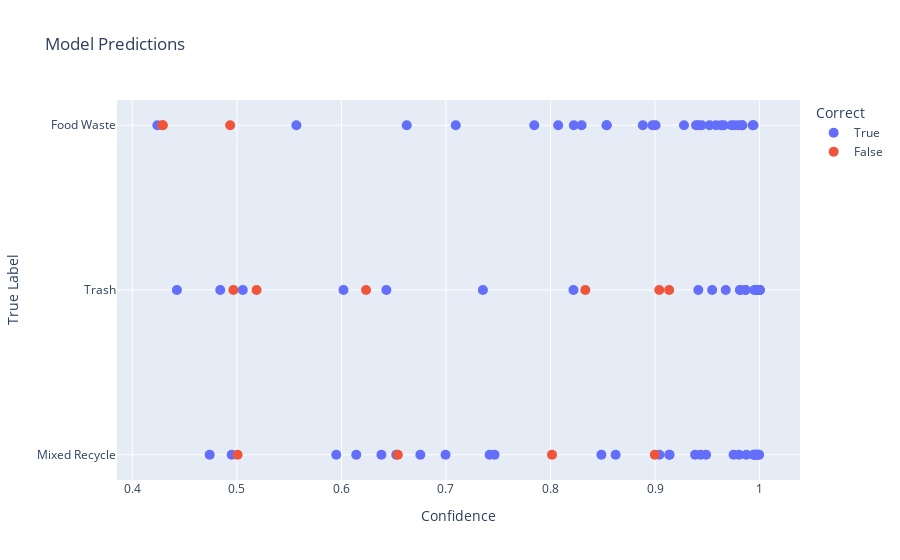

The notebook cell this image was saved under:
### Code cell
import plotly.express as px

# Get class labels and predictions
class_labels = list(test_generator.class_indices.keys())
predictions = model.predict(test_generator)
predicted_classes = np.argmax(predictions, axis=1)

# Create a DataFrame for visualization
data = pd.DataFrame({
    'Image Path': test_generator.filepaths,
    'True Label': [class_labels[i] for i in test_generator.classes],
    'Predicted Label': [class_labels[i] for i in predicted_classes],
    'Correct': predicted_classes == test_generator.classes
})

# Add confidence scores for predictions
data['Confidence'] = predictions.max(axis=1)

# Function to display interactive scrollable visualization
def display_scrollable_predictions(data, num_images=20):
    # Select a subset for display (or the entire dataset)
    display_data = data.sample(n=num_images)  # Random sample of predictions
    display_data['Image'] = display_data['Image Path'].apply(lambda path: f"<img src='{path}' style='max-width:150px;'>")
    
    fig = px.scatter(
        display_data,
        x='Confidence',
        y='True Label',
        color='Correct',
        hover_data={
            'Image Path': False,
            'True Label': True,
            'Predicted Label': True,
            'Confidence': ':.2f',
            'Image': True
        },
        title='Model Predictions'
    )
    fig.update_traces(marker=dict(size=10), hovertemplate="%{customdata[0]}<br>True: %{customdata[1]}<br>Pred: %{customdata[2]}<br>Conf: %{customdata[3]}")
    fig.show()

# Display predictions
display_scrollable_predictions(data, num_images=100)  # Customize num_images

### Figure 1 — Plotly figure (JSON) as saved in the notebook; plotly's stock layout.template omitted (floating-point values rounded to 4 significant figures; data arrays with more than 128 entries replaced by an {"elided": "..."} marker saying what was removed)
{"data": [{"customdata": {"elided": "87x3 str values"}, "hovertemplate": "%{customdata[0]}<br>True: %{customdata[1]}<br>Pred: %{customdata[2]}<br>Conf: %{customdata[3]}", "legendgroup": "True", "marker": {"color": "#636efa", "size": 10, "symbol": "circle"}, "mode": "markers", "name": "True", "orientation": "h", "showlegend": true, "type": "scatter", "x": [0.5951, 0.9815, 0.998, 0.4427, 0.9946, 0.9811, 0.9413, 0.474, 0.9965, 0.8219, 0.9834, 0.6625, 0.9999, 0.9987, 0.9276, 0.424, 0.7094, 0.9989, 0.8486, 0.8073, 0.9657, 0.999, 0.7418, 0.9999, 0.7465, 0.9995, 0.9983, 0.6142, 0.9996, 0.9758, 0.9933, 0.8537, 0.9999, 0.5057, 0.9985, 0.7845, 0.9803, 0.9832, 0.9383, 0.9986, 0.8297, 0.4951, 0.6525, 0.9873, 0.8975, 0.8537, 0.602, 0.9941, 0.8623, 0.9137, 0.557, 0.9546, 0.9965, 0.9796, 1.0, 0.643, 0.9392, 0.9446, 0.9488, 0.6996, 0.9865, 0.9676, 0.8223, 0.9995, 0.9987, 0.9864, 0.9436, 1.0, 0.6383, 0.9521, 0.7353, 0.9582, 0.8883, 0.9412, 0.9949, 0.9959, 0.9751, 0.4841, 0.9631, 0.9041, 0.9004, 0.9731, 0.9942, 1.0, 0.9137, 0.9984, 0.6755], "xaxis": "x", "y": ["Mixed Recycle", "Trash", "Mixed Recycle", "Trash", "Mixed Recycle", "Trash", "Trash", "Mixed Recycle", "Trash", "Trash", "Food Waste", "Food Waste", "Trash", "Trash", "Food Waste", "Food Waste", "Food Waste", "Mixed Recycle", "Mixed Recycle", "Food Waste", "Food Waste", "Trash", "Mixed Recycle", "Trash", "Mixed Recycle", "Mixed Recycle", "Trash", "Mixed Recycle", "Trash", "Food Waste", "Food Waste", "Food Waste", "Trash", "Trash", "Trash", "Food Waste", "Mixed Recycle", "Food Waste", "Mixed Recycle", "Trash", "Food Waste", "Mixed Recycle", "Mixed Recycle", "Mixed Recycle", "Food Waste", "Food Waste", "Trash", "Food Waste", "Mixed Recycle", "Mixed Recycle", "Food Waste", "Trash", "Mixed Recycle", "Food Waste", "Trash", "Trash", "Food Waste", "Food Waste", "Mixed Recycle", "Mixed Recycle", "Trash", "Trash", "Food Waste", "Trash", "Trash", "Trash", "Mixed Recycle", "Trash", "Mixed Recycle", "Food Waste", "Trash", "Food Waste", "Food Waste", "Food Waste", "Trash", "Mixed Recycle", "Mixed Recycle", "Trash", "Food Waste", "Mixed Recycle", "Food Waste", "Food Waste", "Mixed Recycle", "Trash", "Mixed Recycle", "Trash", "Mixed Recycle"], "yaxis": "y"}, {"customdata": [["waste-images/test/Trash/real_world_Image_223.png", "Mixed Recycle", "<img src='waste-images/test/Trash/real_world_Image_223.png' style='max-width:150px;'>"], ["waste-images/test/Mixed Recycle/real_world_Image_184.png", "Trash", "<img src='waste-images/test/Mixed Recycle/real_world_Image_184.png' style='max-width:150px;'>"], ["waste-images/test/Trash/default_Image_236.png", "Food Waste", "<img src='waste-images/test/Trash/default_Image_236.png' style='max-width:150px;'>"], ["waste-images/test/Food Waste/default_Image_174.png", "Trash", "<img src='waste-images/test/Food Waste/default_Image_174.png' style='max-width:150px;'>"], ["waste-images/test/Trash/real_world_Image_131.png", "Food Waste", "<img src='waste-images/test/Trash/real_world_Image_131.png' style='max-width:150px;'>"], ["waste-images/test/Trash/real_world_Image_230.png", "Food Waste", "<img src='waste-images/test/Trash/real_world_Image_230.png' style='max-width:150px;'>"], ["waste-images/test/Trash/default_Image_45.png", "Food Waste", "<img src='waste-images/test/Trash/default_Image_45.png' style='max-width:150px;'>"], ["waste-images/test/Food Waste/real_world_Image_219.png", "Mixed Recycle", "<img src='waste-images/test/Food Waste/real_world_Image_219.png' style='max-width:150px;'>"], ["waste-images/test/Trash/real_world_Image_229.png", "Food Waste", "<img src='waste-images/test/Trash/real_world_Image_229.png' style='max-width:150px;'>"], ["waste-images/test/Food Waste/default_Image_103.png", "Trash", "<img src='waste-images/test/Food Waste/default_Image_103.png' style='max-width:150px;'>"], ["waste-images/test/Mixed Recycle/default_Image_132.png", "Food Waste", "<img src='waste-images/test/Mixed Recycle/default_Image_132.png' style='max-width:150px;'>"], ["waste-images/test/Mixed Recycle/default_Image_136.png", "Food Waste", "<img src='waste-images/test/Mixed Recycle/default_Image_136.png' style='max-width:150px;'>"], ["waste-images/test/Mixed Recycle/default_Image_214.png", "Food Waste", "<img src='waste-images/test/Mixed Recycle/default_Image_214.png' style='max-width:150px;'>"]], "hovertemplate": "%{customdata[0]}<br>True: %{customdata[1]}<br>Pred: %{customdata[2]}<br>Conf: %{customdata[3]}", "legendgroup": "False", "marker": {"color": "#EF553B", "size": 10, "symbol": "circle"}, "mode": "markers", "name": "False", "orientation": "h", "showlegend": true, "type": "scatter", "x": [0.4967, 0.5007, 0.8333, 0.4936, 0.6236, 0.5188, 0.9135, 0.4292, 0.904, 0.4287, 0.8015, 0.654, 0.8997], "xaxis": "x", "y": ["Trash", "Mixed Recycle", "Trash", "Food Waste", "Trash", "Trash", "Trash", "Food Waste", "Trash", "Food Waste", "Mixed Recycle", "Mixed Recycle", "Mixed Recycle"], "yaxis": "y"}], "layout": {"legend": {"title": {"text": "Correct"}, "tracegroupgap": 0}, "title": {"text": "Model Predictions"}, "xaxis": {"anchor": "y", "domain": [0, 1], "title": {"text": "Confidence"}}, "yaxis": {"anchor": "x", "domain": [0, 1], "title": {"text": "True Label"}}}}
